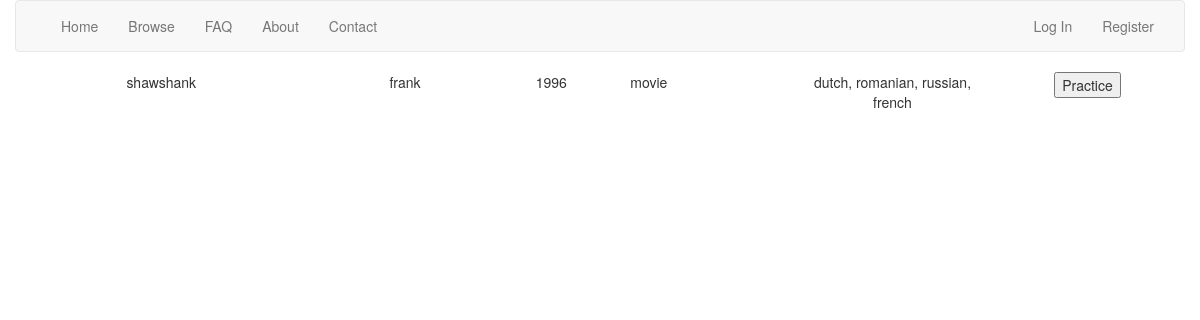
The app's page /view_project/shawshank with its own data.
### tables this page shows
CREATE TABLE 'projects' ('id' INTEGER PRIMARY KEY AUTOINCREMENT NOT NULL, 'type' TEXT NOT NULL,'title' TEXT NOT NULL, 'author' TEXT NOT NULL, 'year' INTEGER NOT NULL);

### application.py (the view)
@app.route("/view_project/<title>")
def view_project(title):
    rows = db.execute("SELECT * FROM projects WHERE title = :title", title=title)
    project = rows[0]
    rows = db.execute("SELECT * FROM versions WHERE project_id = :id", id=project["id"])
    languages = ""
    for row in rows:
        languages += (row["language"] + ", ")
    languages = languages[:-2]
    project["languages"] = languages
    return render_template("view_project.html", project=project)

### templates/view_project.html (shortened to what this page needs)
{% extends "layout.html" %}
{% block main %}
    <div class="container">
        <div class="row">
            <div class="col-xs-3"> {{ project["title"] }} </div>
            <div class="col-xs-2"> {{ project["author"] }} </div>
            <div class="col-xs-1"> {{ project["year"] }} </div>
            <div class="col-xs-1"> {{ project["type"] }} </div>
            <div class="col-xs-1"> {{ project["rating"] }} </div>
            <div class="col-xs-2"> {{ project["languages"] }} </div>
            <div class="col-xs-2">
                <form action="#" method="POST">
                    <button type="submit" name="practice" value="{{ project['filepath'] }}">
                        Practice
                    </button>
                </form>
            </div>
        </div>
    </div>
{% endblock %}

### static/styles.css (style rules this page uses)
body, html { width: 100%; height: 100%; margin: 0; }
.container { margin-left: auto; margin-right: auto; text-align: center; width: 100%; height: 100%; }

### records on screen
projects: title "shawshank", author "frank", year "1996", type "movie"

### other values on screen
{{ project["languages"] }} "dutch, romanian, russian, french"
